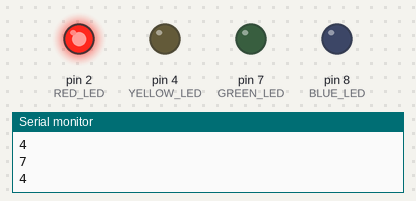
Bench run of a sketch on a simulated Arduino Uno, built with avr-gcc and run on an emulated ATmega328P. Shown: output pins drawn as LEDs (lit = HIGH), the last lines printed to the serial monitor.

Above: at 0.5 s.
At 2.5 s:
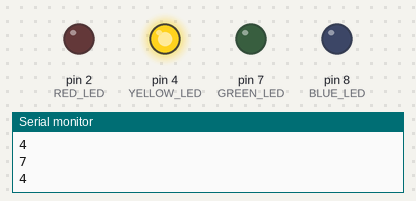
At 4.5 s:
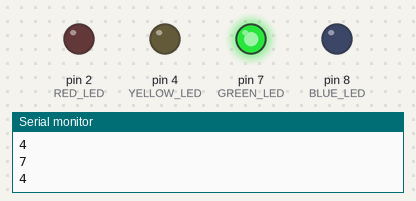
At 6.5 s:
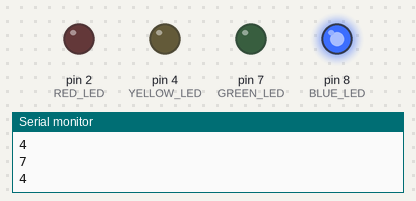
At 8.5 s:
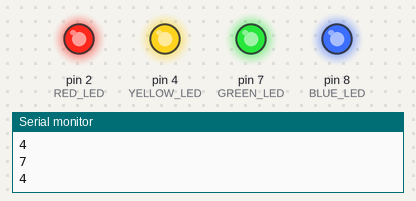
At 11.5 s:
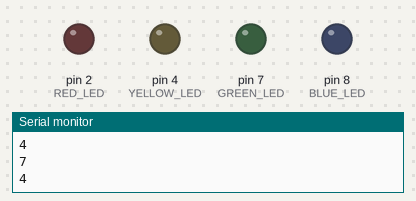
Timing chart, 0 to 13.0 s (numbered marks = the images above):
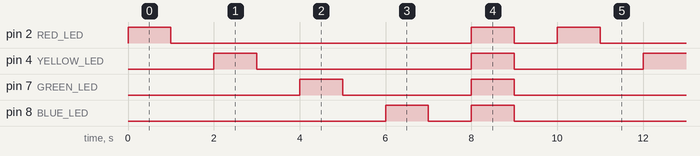

The sketch:

led_flashing_fun.ino
```cpp
#define RED_LED 2
#define YELLOW_LED 4
#define GREEN_LED 7
#define BLUE_LED 8

#define ON 1
#define OFF 0
#define ONE_SECOND 1000

// Variables Defined
// ON
// OFF
// ONE_SECOND

void portStart(){
  Serial.begin(9600);
  pinMode(RED_LED, OUTPUT);
  pinMode(BLUE_LED, OUTPUT);
  pinMode(GREEN_LED, OUTPUT);
  pinMode(YELLOW_LED, OUTPUT);
}

void led_flash(int led_port){
  digitalWrite(led_port, ON);
  delay(ONE_SECOND);
  digitalWrite(led_port, OFF);
  delay(ONE_SECOND);
}

void flashSequence1(){
  led_flash(RED_LED);
  led_flash(YELLOW_LED);
  led_flash(GREEN_LED);
  led_flash(BLUE_LED);
}

void allLightsOn(){
  digitalWrite(RED_LED, ON);
  digitalWrite(BLUE_LED, ON);
  digitalWrite(GREEN_LED, ON);
  digitalWrite(YELLOW_LED, ON);
  delay(ONE_SECOND);
}

void allLightsOff(){
  digitalWrite(RED_LED, OFF);
  digitalWrite(BLUE_LED, OFF);
  digitalWrite(GREEN_LED, OFF);
  digitalWrite(YELLOW_LED, OFF);
  delay(ONE_SECOND);
}

void serialView(){
  Serial.println(RED_LED);
  Serial.println(YELLOW_LED);
  Serial.println(GREEN_LED);
  Serial.println(YELLOW_LED);
}


void setup()
{
  portStart();
}

void loop()
{
  serialView();
  flashSequence1();
  allLightsOn();
  allLightsOff();
}
```

Measured:
- by itself, pin 2 (RED_LED): repeats every 10.0 s: LOW 7.0 s, HIGH 1.0 s, LOW 1.0 s, HIGH 1.0 s
- by itself, pin 4 (YELLOW_LED): repeats every 10.0 s: LOW 5.0 s, HIGH 1.0 s, LOW 3.0 s, HIGH 1.0 s
- by itself, pin 7 (GREEN_LED): repeats every 10.0 s: LOW 3.0 s, HIGH 1.0 s, LOW 5.0 s, HIGH 1.0 s
- by itself, pin 8 (BLUE_LED): repeats every 10.0 s: LOW 1.0 s, HIGH 1.0 s, LOW 7.0 s, HIGH 1.0 s
